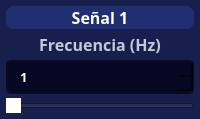
                          <widget class="QFrame" name="frame_7">
                           <property name="sizePolicy">
                            <sizepolicy hsizetype="Preferred" vsizetype="Fixed">
                             <horstretch>0</horstretch>
                             <verstretch>0</verstretch>
                            </sizepolicy>
                           </property>
                           <property name="minimumSize">
                            <size>
                             <width>0</width>
                             <height>0</height>
                            </size>
                           </property>
                           <property name="maximumSize">
                            <size>
                             <width>16777215</width>
                             <height>150</height>
                            </size>
                           </property>
                           <property name="styleSheet">
                            <string notr="true">background-color: rgb(23, 32, 77);
border-radius: 5px;</string>
                           </property>
                           <property name="frameShape">
                            <enum>QFrame::StyledPanel</enum>
                           </property>
                           <property name="frameShadow">
                            <enum>QFrame::Raised</enum>
                           </property>
                           <layout class="QVBoxLayout" name="verticalLayout_18">
                            <property name="spacing">
                             <number>4</number>
                            </property>
                            <property name="leftMargin">
                             <number>6</number>
                            </property>
                            <property name="topMargin">
                             <number>6</number>
                            </property>
                            <property name="rightMargin">
                             <number>6</number>
                            </property>
                            <property name="bottomMargin">
                             <number>6</number>
                            </property>
                            <item>
                             <widget class="QLabel" name="label_top_info_6">
                              <property name="minimumSize">
                               <size>
                                <width>0</width>
                                <height>20</height>
                               </size>
                              </property>
                              <property name="maximumSize">
                               <size>
                                <width>16777215</width>
                                <height>25</height>
                               </size>
                              </property>
                              <property name="font">
                               <font>
                                <family>Satoshi Black</family>
                                <pointsize>12</pointsize>
                                <weight>75</weight>
                                <bold>true</bold>
                               </font>
                              </property>
                              <property name="styleSheet">
                               <string notr="true">QLabel{
	background-color: rgb(33, 46, 112);
	border: 0px solid ;
	border-radius: 8px;
color: white;
}</string>
                              </property>
                              <property name="text">
                               <string>Señal 1</string>
                              </property>
                              <property name="alignment">
                               <set>Qt::AlignCenter</set>
                              </property>
                             </widget>
                            </item>
                            <item>
                             <widget class="QLabel" name="label_top_info_7">
                              <property name="minimumSize">
                               <size>
                                <width>0</width>
                                <height>20</height>
                               </size>
                              </property>
                              <property name="maximumSize">
                               <size>
                                <width>16777215</width>
                                <height>30</height>
                               </size>
                              </property>
                              <property name="font">
                               <font>
                                <family>Satoshi</family>
                                <pointsize>12</pointsize>
                                <weight>75</weight>
                                <bold>true</bold>
                               </font>
                              </property>
                              <property name="styleSheet">
                               <string notr="true">color: rgb(191, 203, 217)</string>
                              </property>
                              <property name="text">
                               <string>Frecuencia (Hz)</string>
                              </property>
                              <property name="alignment">
                               <set>Qt::AlignCenter</set>
                              </property>
                             </widget>
                            </item>
                            <item>
                             <widget class="QFrame" name="frame_27">
                              <property name="maximumSize">
                               <size>
                                <width>300</width>
                                <height>50</height>
                               </size>
                              </property>
                              <property name="frameShape">
                               <enum>QFrame::StyledPanel</enum>
                              </property>
                              <property name="frameShadow">
                               <enum>QFrame::Raised</enum>
                              </property>
                              <layout class="QHBoxLayout" name="horizontalLayout_23">
                               <property name="spacing">
                                <number>4</number>
                               </property>
                               <property name="leftMargin">
                                <number>0</number>
                               </property>
                               <property name="topMargin">
                                <number>0</number>
                               </property>
                               <property name="rightMargin">
                                <number>0</number>
                               </property>
                               <property name="bottomMargin">
                                <number>0</number>
                               </property>
                               <item>
                                <widget class="QSpinBox" name="carrierFreqInputASK_2">
                                 <property name="minimumSize">
                                  <size>
                                   <width>0</width>
                                   <height>25</height>
                                  </size>
                                 </property>
                                 <property name="font">
                                  <font>
                                   <family>Satoshi</family>
                                   <pointsize>10</pointsize>
                                   <weight>75</weight>
                                   <bold>true</bold>
                                  </font>
                                 </property>
                                 <property name="toolTip">
                                  <string/>
                                 </property>
                                 <property name="styleSheet">
                                  <string notr="true">QSpinBox{
	background-color: rgb(5, 7, 35);
	border-radius: 5px;
	border: 2px solid rgb(10, 11, 35);
	padding: 5px;
	padding-left: 10px;
color: white;
}
QSpinBox:hover{
	border: 2px solid rgb(0, 0, 127)
}
QSpinBox QAbstractItemView {
	color: rgb(85, 170, 255);	
	background-color: rgb(27, 29, 35);
	padding: 10px;
	selection-background-color: rgb(27, 29, 35);
}
/*
rgb(27, 29, 35);
rgb(13, 9, 59)
*/

QSpinBox::up-button{
	width: 25px; 
	border-left-width: 3px;
	border-left-color: rgba(39, 44, 54, 150);
	border-left-style: solid;
	border-top-right-radius: 3px;
	border-bottom-right-radius: 3px;	
	background-image: url(:/16x16/icons/16x16/cil-arrow-top.png);
	background-position: center;
	background-repeat: no-reperat;
}

QSpinBox::up-button:hover{
	background-color: rgb(80, 80, 80)
}

QSpinBox::down-button:hover{
	background-color: rgb(80, 80, 80)
}

QSpinBox::down-button{
	width: 25px; 
	border-left-width: 3px;
	border-left-color: rgba(39, 44, 54, 150);
	border-left-style: solid;
	border-top-right-radius: 3px;
	border-bottom-right-radius: 3px;	
	background-image: url(:/16x16/icons/16x16/cil-arrow-bottom.png);
	background-position: center;
	background-repeat: no-reperat;
}</string>
                                 </property>
                                 <property name="minimum">
                                  <number>1</number>
                                 </property>
                                 <property name="maximum">
                                  <number>200</number>
                                 </property>
                                </widget>
                               </item>
                              </layout>
                             </widget>
                            </item>
                            <item>
                             <widget class="QFrame" name="frame_28">
                              <property name="maximumSize">
                               <size>
                                <width>300</width>
                                <height>50</height>
                               </size>
                              </property>
                              <property name="frameShape">
                               <enum>QFrame::StyledPanel</enum>
                              </property>
                              <property name="frameShadow">
                               <enum>QFrame::Raised</enum>
                              </property>
                              <layout class="QHBoxLayout" name="horizontalLayout_24">
                               <property name="spacing">
                                <number>4</number>
                               </property>
                               <property name="leftMargin">
                                <number>0</number>
                               </property>
                               <property name="topMargin">
                                <number>0</number>
                               </property>
                               <property name="rightMargin">
                                <number>0</number>
                               </property>
                               <property name="bottomMargin">
                                <number>0</number>
                               </property>
                               <item>
                                <widget class="QSlider" name="sliderASK_2">
                                 <property name="styleSheet">
                                  <string notr="true">QSlider::handle:horizontal{
	background: rgb(255, 255, 255);
}</string>
                                 </property>
                                 <property name="minimum">
                                  <number>1</number>
                                 </property>
                                 <property name="maximum">
                                  <number>200</number>
                                 </property>
                                 <property name="tracking">
                                  <bool>false</bool>
                                 </property>
                                 <property name="orientation">
                                  <enum>Qt::Horizontal</enum>
                                 </property>
                                 <property name="tickPosition">
                                  <enum>QSlider::NoTicks</enum>
                                 </property>
                                </widget>
                               </item>
                              </layout>
                             </widget>
                            </item>
                           </layout>
                          </widget>
